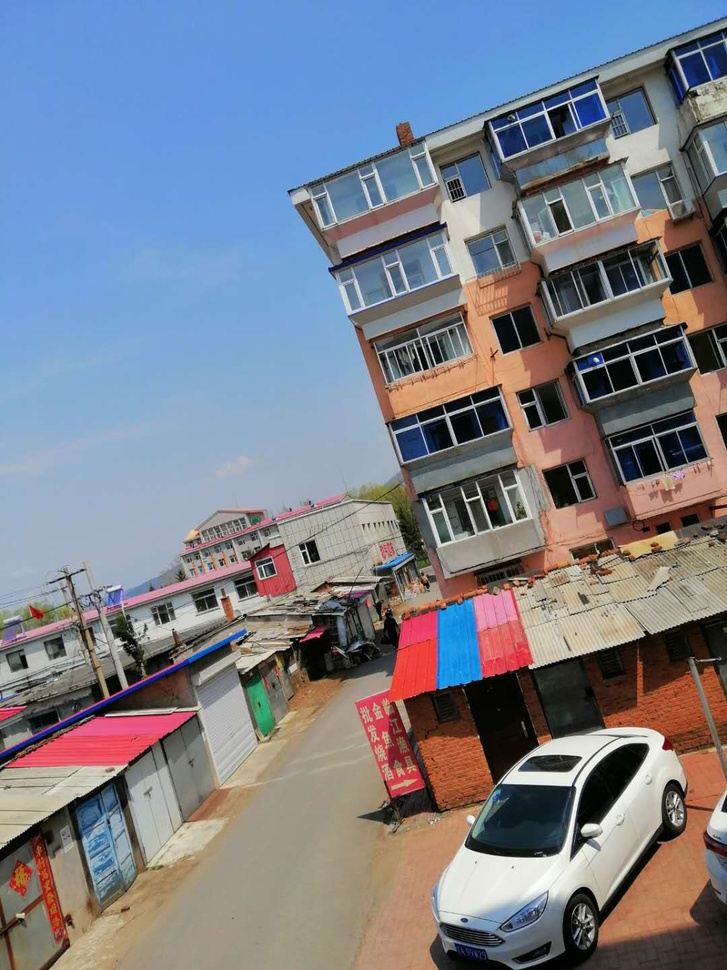
#> input picture 11.jpg, 727 x 970 px, shrunk from 1080 x 1440 before the run
$ python tools.py   (older library calls are emulated)
#> lines starting #> are read from the running program, lines starting #| are printed output that depends on the picture
#> further down, Img is the input picture: shape (970, 727, 3); mean R, G, B 122, 126.2, 137.9
import numpy as np
# [265 lines left out: functions Timing, ShowPict, Printsplit, Resize, GenerateGaussianKernel2D, GenerateGaussianKernel1D and 8 more, not called in this run]
def RGB2HSI(Img):
    """
    rgb转hsi
    @param Img: rgb图片
    @return: hsi图片
    """
    rows = int(Img.shape[0])
#> rows = 970
    cols = int(Img.shape[1])
#> cols = 727
    r, g, b = [Img[:, :, i] for i in range(3)]
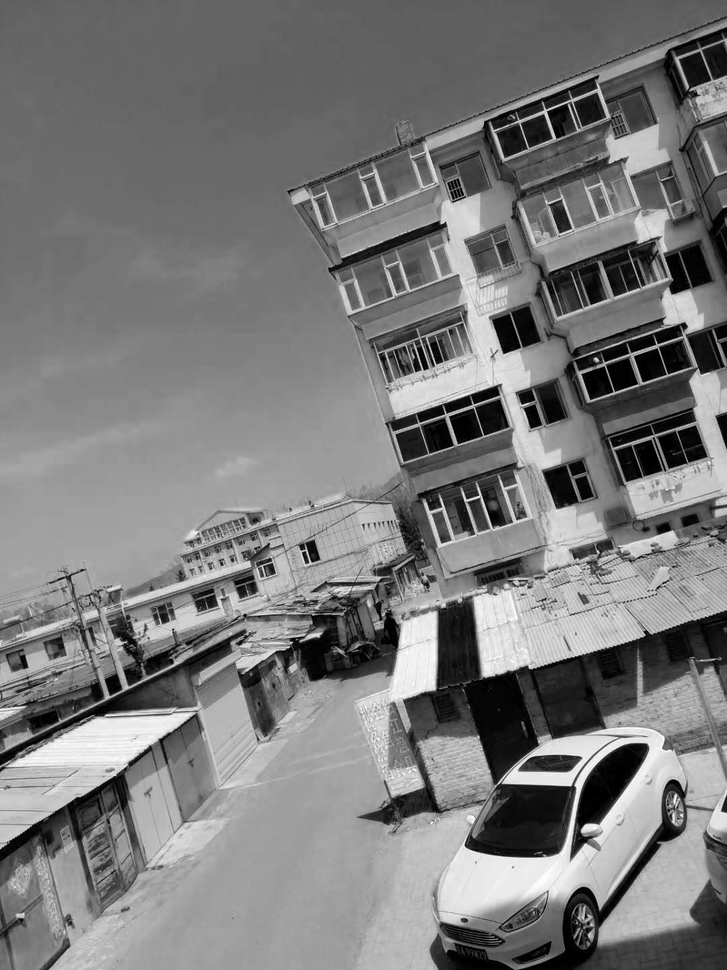
#> r: shape (970, 727); min 0, max 255, mean 122
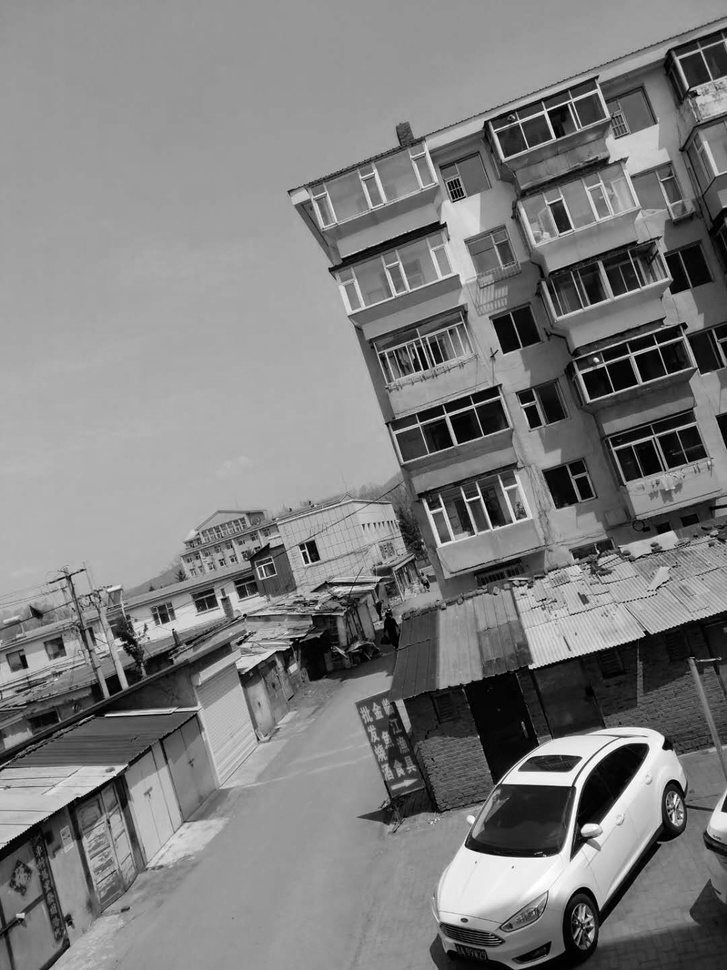
#> g: shape (970, 727); min 0, max 255, mean 126.2
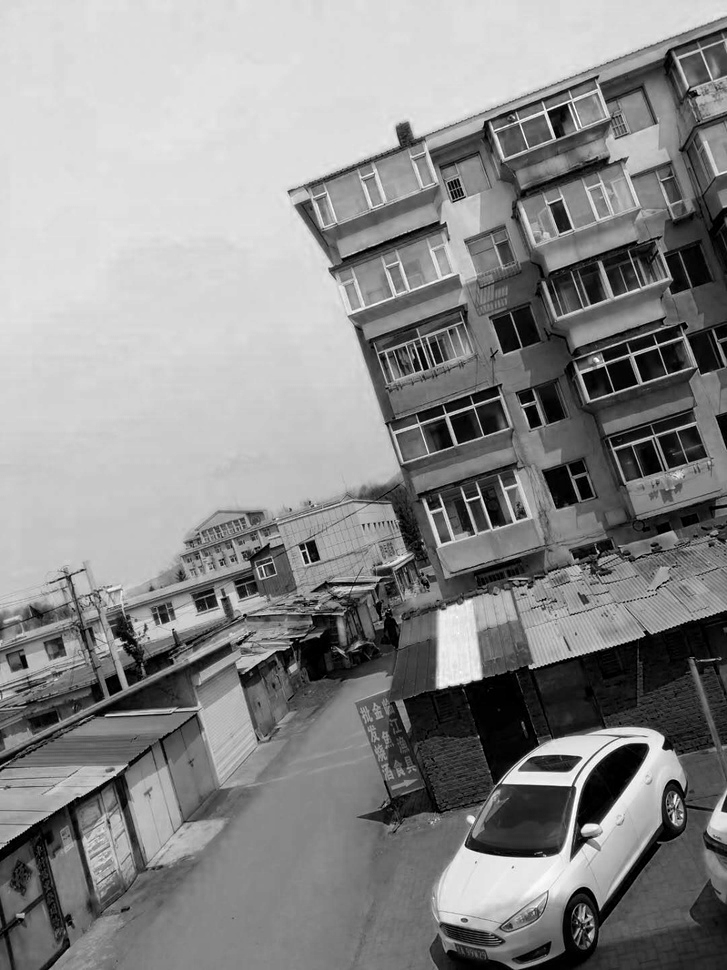
#> b: shape (970, 727); min 0, max 255, mean 137.9
    # 归一化到[0,1]
    b = b / 255.0
    g = g / 255.0
    r = r / 255.0
    RawHSI = Img.copy()
    H, S, I = [Img[:, :, i] for i in range(3)]
    for i in range(rows):
        for j in range(cols):
            num = 0.5 * ((r[i, j]-g[i, j])+(r[i, j]-b[i, j]))
            den = np.sqrt((r[i, j]-g[i, j])**2+(r[i, j]-b[i, j])*(g[i, j]-b[i, j]))
            theta = np.float(np.arccos(num/den))

            if den == 0:
                    H = 0
            elif b[i, j] <= g[i, j]:
                H = theta
            else:
                H = 2*3.14169265 - theta

            min_RGB = min(min(b[i, j], g[i, j]), r[i, j])
            sum = b[i, j]+g[i, j]+r[i, j]
            if sum == 0:
                S = 0
            else:
                S = 1 - 3*min_RGB/sum

            H = H/(2*3.14159265)
            I = sum/3.0
            # 输出HSI图像，扩充到255以方便显示，一般H分量在[0,2pi]之间，S和I在[0,1]之间
            RawHSI[i, j, 0] = H*255
            RawHSI[i, j, 1] = S*255
            RawHSI[i, j, 2] = I*255
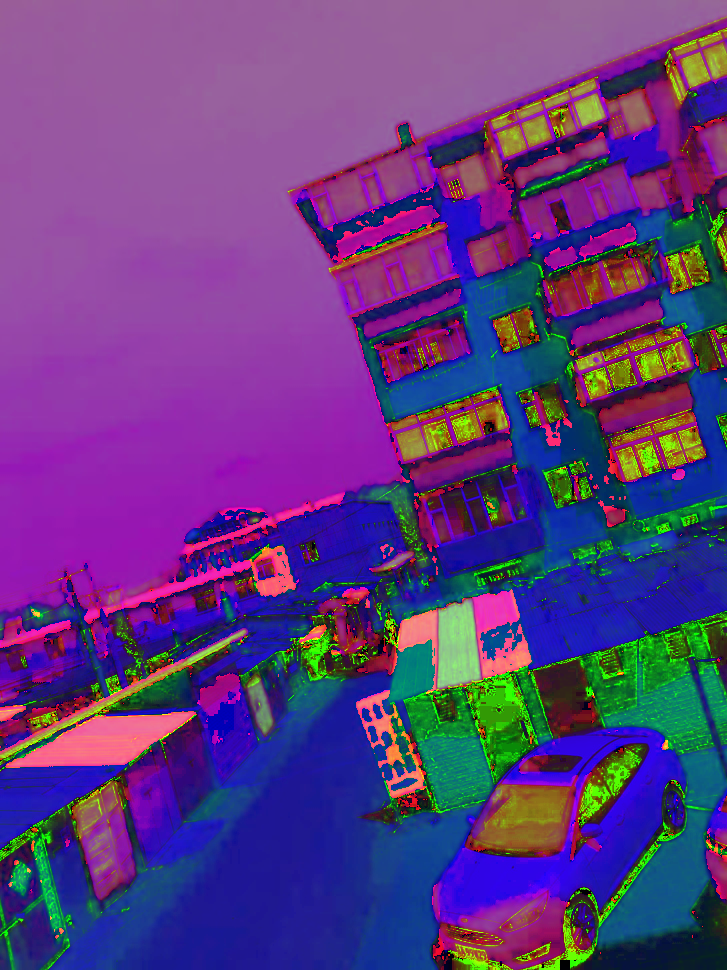
#> RawHSI: shape (970, 727, 3); mean R, G, B 95.1, 59.5, 128.4
    return RawHSI


if __name__ == '__main__':
    import cv2
    import imageio
    Img = imageio.imread('11.jpg')
    RawHSI = RGB2HSI(Img)

    cv2.imshow('Img', Img)
    cv2.imshow('RawHSI', RawHSI)

    key = cv2.waitKey(0) & 0xFF
#> (key q is pressed here)
    if key == ord('q'):
        cv2.destroyAllWindows()

$ run again, with 22.jpg copied over 11.jpg
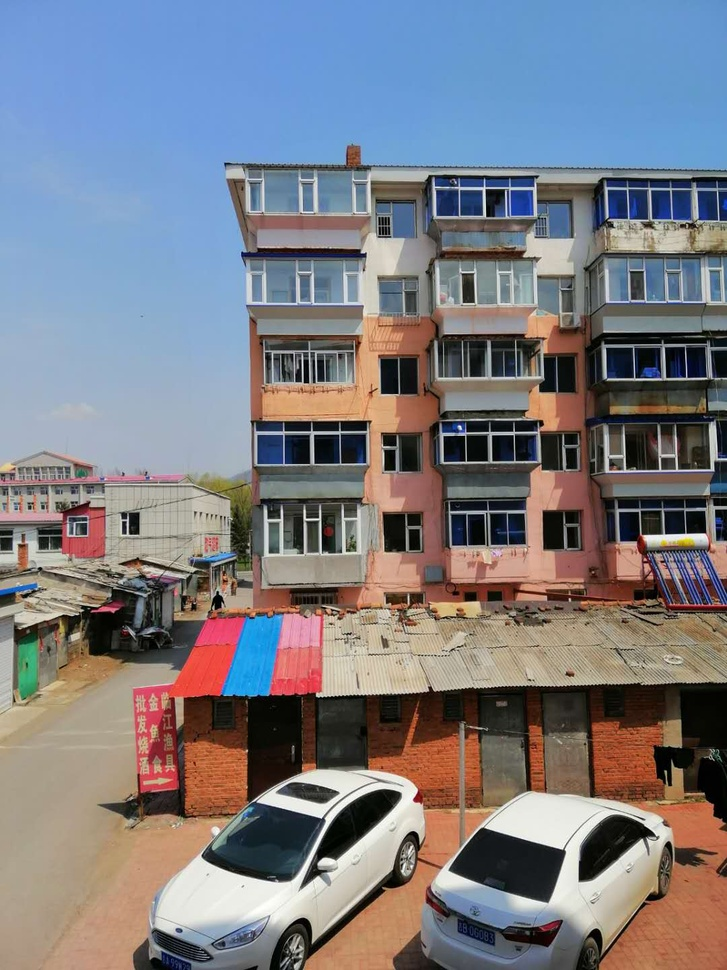
#> input picture 22.jpg, 727 x 970 px, shrunk from 1080 x 1440 before the run
#> Img is the input picture: shape (970, 727, 3); mean R, G, B 123.5, 123.8, 130.9
#> in RGB2HSI, `r, g, b = [Img[:, :, i] for i in range(3)]`:
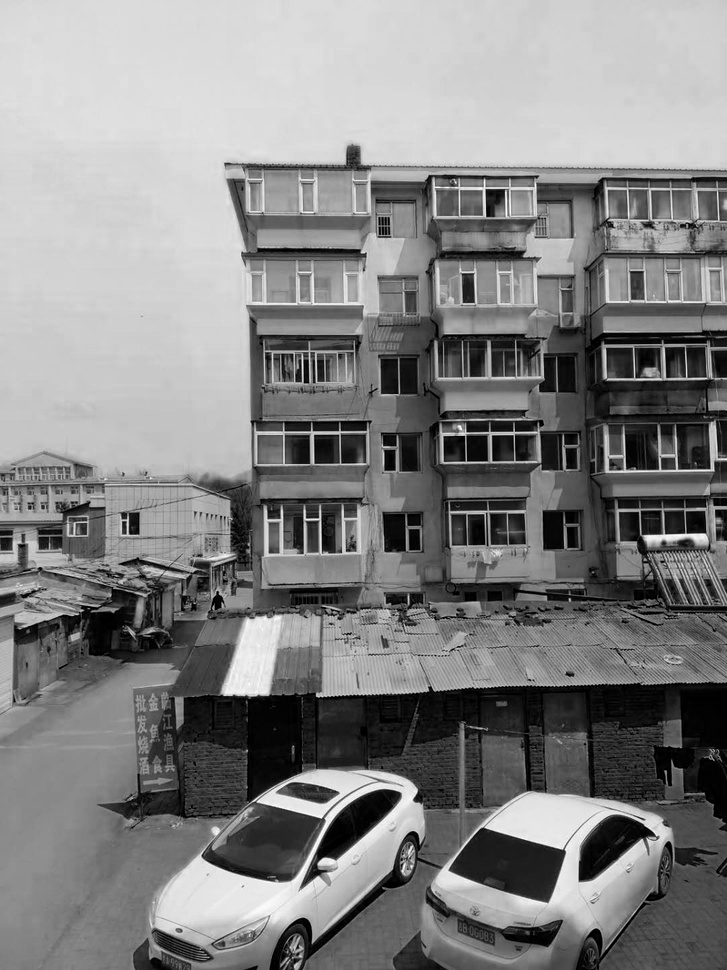
#> b: shape (970, 727); min 0, max 255, mean 130.9
#> after the loop in RGB2HSI, `for i in range(rows):`:
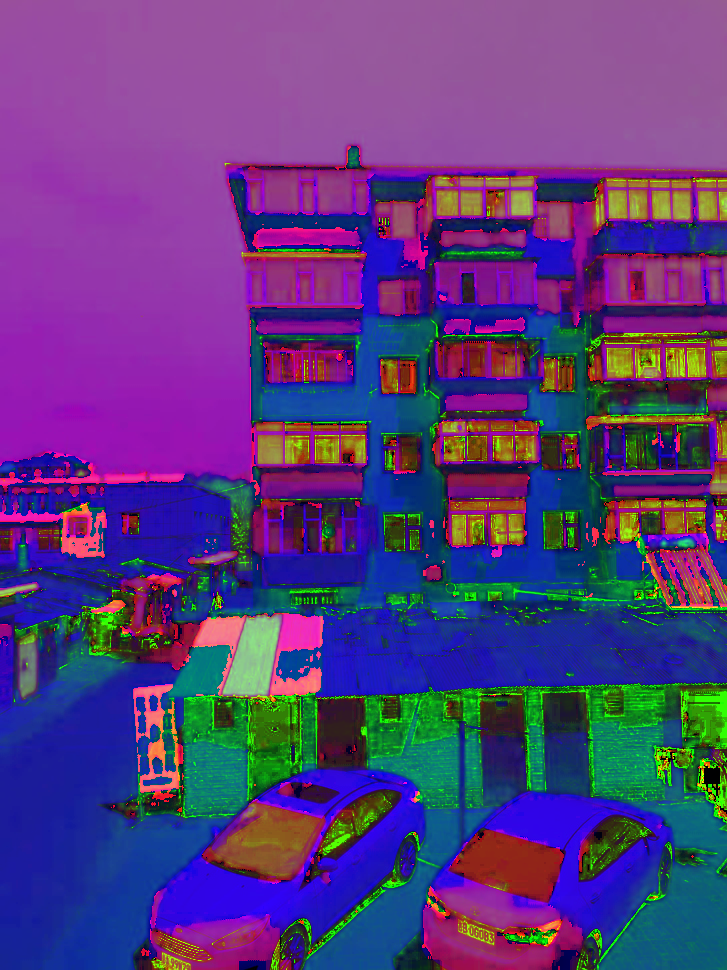
#> RawHSI: shape (970, 727, 3); mean R, G, B 87.8, 59, 125.6
